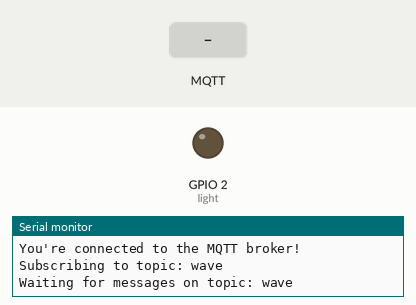
Simulated run of this sketch. Board: ESP8266 (NodeMCU). On the bench: output pins drawn as LEDs (lit = HIGH), the last lines printed to the serial monitor. Dashed ring = blinking. The test bench sets the inputs (shaded band). WiFi joins after 1.5 s; servers stay silent unless stated; no MQTT or app messages arrive unless stated.

Above: at 6.3 s.
6.4 s: MQTT message "1" arrives on the first subscribed topic
At 6.5 s:
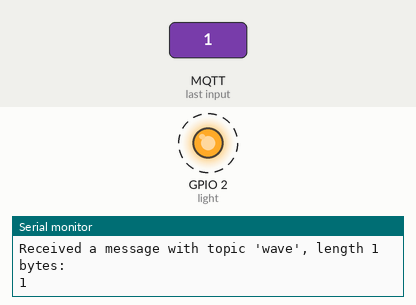
9.4 s: MQTT message "on" arrives on the first subscribed topic
At 11.1 s:
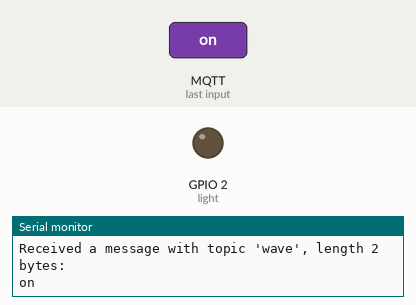
12.4 s: MQTT message "off" arrives on the first subscribed topic
At 12.5 s:
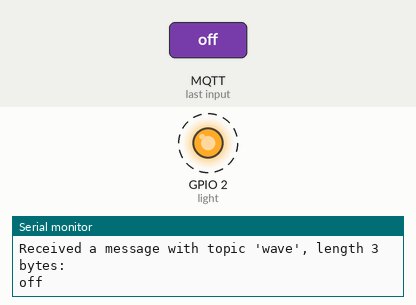
Timing chart, 0 to 15.4 s (numbered marks = the images above; inputs shaded):
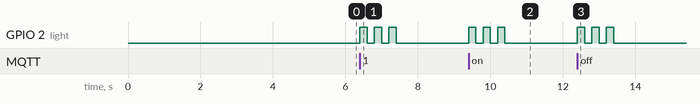

The sketch:

receiver.ino
```cpp
#include <ArduinoMqttClient.h>
#if defined(ARDUINO_SAMD_MKRWIFI1010) || defined(ARDUINO_SAMD_NANO_33_IOT) || defined(ARDUINO_AVR_UNO_WIFI_REV2)
#include <WiFiNINA.h>
#elif defined(ARDUINO_SAMD_MKR1000)
#include <WiFi101.h>
#elif defined(ARDUINO_ARCH_ESP8266)
#include <ESP8266WiFi.h>
#elif defined(ARDUINO_ARCH_ESP32)
#include <WiFi.h>
#endif

// Establish Wi-Fi credentials
char ssid[] = "RIDHIMA";
char pass[] = "123456789";

int light = 2;


//Building a WiFi connection and establishing a MQTT connection to communicate via the WiFi connection
WiFiClient wifiClient;
MqttClient mqttClient(wifiClient);


// Here are the credentials for MQTT broker
const char broker[] = "mqtt-dashboard.com";
int        port     = 1883;
const char topic[]  = "wave";

void setup() {

//Building up serial connectivity, setting an illuminated pin as results, and awaiting for a sequential connection to be formed.
  Serial.begin(9600);
  pinMode(light, OUTPUT);
  while (!Serial) {
    ;
  }


//Trying a connection to the stipulated WPA SSID and display status indicators till success.

  Serial.print("Attempting to connect to WPA SSID: ");
  Serial.println(ssid);
  while (WiFi.begin(ssid, pass) != WL_CONNECTED) {

    Serial.print(".");
    delay(5000);
  }

  Serial.println("You're connected to the network");
  Serial.println();


  Serial.print("Attempting to connect to the MQTT broker: ");
  Serial.println(broker);


//When the MQTT link is unsuccessful, display a message and start a never-ending loop.

  if (!mqttClient.connect(broker, port)) {
    Serial.print("MQTT connection failed! Error code = ");
    Serial.println(mqttClient.connectError());

    while (1);
  }


//It indicates a successful MQTT connect communication, specifies subject subscription, and puts break lines for clarification.
  Serial.println("You're connected to the MQTT broker!");
  Serial.println();

  Serial.print("Subscribing to topic: ");
  Serial.println(topic);
  Serial.println();

  mqttClient.subscribe(topic);

//It suggests the programme is expecting data on the given MQTT subject.
  Serial.print("Waiting for messages on topic: ");
  Serial.println(topic);
  Serial.println();
}

void loop() {

  //When I get a message, display its subject and length in bytes.
  int messageSize = mqttClient.parseMessage();
  if (messageSize) {

    Serial.print("Received a message with topic '");
    Serial.print(mqttClient.messageTopic());
    Serial.print("', length ");
    Serial.print(messageSize);
    Serial.println(" bytes:");

  //It checks and provides MQTT message data character by character by blinking a light at certain times.

    while (mqttClient.available()) {
      Serial.print((char)mqttClient.read());
    }
    Serial.println();
    digitalWrite(light, HIGH);
    delay(200);
    digitalWrite(light, LOW);
    delay(200);
    digitalWrite(light, HIGH);
    delay(200);
     digitalWrite(light, LOW);
    delay(200);
    digitalWrite(light, HIGH);
    delay(200);
    digitalWrite(light, LOW);
      delay(200);

    Serial.println();
  }
}
```

Measured:
- after the input at 6.4 s, GPIO 2 (light): alternates HIGH for 0.20 s and LOW for 0.20 s, 6 changes in all, then stays LOW, starting at once
- after the input at 9.4 s, GPIO 2 (light): alternates HIGH for 0.20 s and LOW for 0.20 s, 6 changes in all, then stays LOW, starting at once
- after the input at 12.4 s, GPIO 2 (light): alternates HIGH for 0.20 s and LOW for 0.20 s, 6 changes in all, then stays LOW, starting at once
